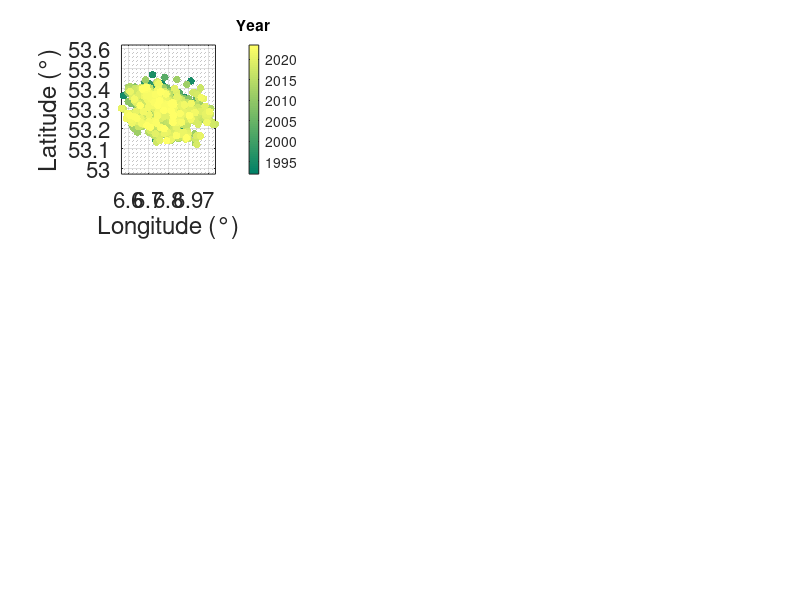

MATLAB code to generate this figure: (Note: this script raises an error after producing the figure.)
clc,clear
close all
%% Load data
D=load('Groningen.txt'); % only Decatur: (2,3):(northing,easting) and Otaniemi: (2,3):(easting,northing); other lat,lon
jkf=find(D(:,1)>=1920);
D=D(jkf,:);
time_flag=1;
timeleg=['Year'];
figure('units','normalized','position',[0.1,0.1,0.7,0.9])
MT_xlim=[1990 2024];
MT_ylim=[0 4];
b_ylim=[0.8 1];
m_croner_ylim=[3 4];

D=sortrows(D,1);
T0=D(:,1);
if time_flag==2
    T0=1:1:length(T0);
end
Lat=D(:,2);
Lon=D(:,3);
M0=D(:,5);

diffM0=diff(M0);
nonzero_elements=diffM0(diffM0~=0);
delta= min(abs(nonzero_elements))/2;

%% map
subplot(3,3,1)
scatter(Lon,Lat,30,T0,'filled');
colormap(summer);
cb=colorbar; 
if time_flag==2
    title(cb, '#');
else
    title(cb,timeleg);
end
xlabel('Longitude (°)');
ylabel('Latitude (°)');
grid on;box on;grid minor;set(gca,'fontsize',16)
axis equal


%% MFD and DMFD
dm=0.1;
% get confidenc einterval of parameters
boostrap=1000;
for k=1:boostrap
    random_Magn = M0(randi(length(M0),1,length(M0)));
    m=floor(min(random_Magn)/dm)*dm:dm:max(random_Magn);
    n0=hist(random_Magn,m);   
    [~,ind]=max(n0);
    Mc_MLE=m(ind)+0.2;
    [Mc_MBS,b_es,number]=MBS_MLE_discrete(random_Magn,delta);
    Mc=max(Mc_MLE,Mc_MBS);
    jkf=find(random_Magn-Mc>=-1e-11);
    Dm=random_Magn(jkf);
    Dm=Dm-Mc;
    Mmin=0;
    [b_GR_bt(k),loglikelihood_GR]=Estimation_GR_discrete(Dm,Mmin,delta);
    [b_TGR_bt(k),mcorner_TGR_bt(k),loglikelihood_TGR]=Estimation_TGR_gridsearch_discrete(Dm,Mmin,delta,b_GR_bt(k));
    mcorner_TGR_bt(k)=Mc+mcorner_TGR_bt(k);
    R=loglikelihood_TGR-loglikelihood_GR;
    P_LR_bt(k)=1-chi2cdf(2*R,1);
end
b_GR_percentiles = prctile(b_GR_bt, [5, 95])
b_TGR_percentiles = prctile(b_TGR_bt, [5, 95])
mcorner_TGR_percentiles = prctile(mcorner_TGR_bt, [5, 95])

% MLE 
m=floor(min(M0)/dm)*dm:dm:max(M0);
n0=hist(M0,m);   
[~,ind]=max(n0);
Mc_MLE=m(ind)+0.2;
[Mc_MBS,b_es,number]=MBS_MLE_discrete(M0,delta);
Mc=max(Mc_MLE,Mc_MBS);
jkf=find(M0-Mc>=-1e-11);
Dm=M0(jkf);
Dt=T0(jkf);
Dm=Dm-Mc;
Mmin=0;
[b_GR,loglikelihood_GR]=Estimation_GR_discrete(Dm,Mmin,delta);
[b_TGR,mcorner_TGR,loglikelihood_TGR]=Estimation_TGR_gridsearch_discrete(Dm,Mmin,delta,b_GR);
R=loglikelihood_TGR-loglikelihood_GR;
P_LR=1-chi2cdf(2*R,1);

subplot(3,3,2)
plt_single_MFD(M0,Dm,Mc,b_GR,b_TGR,mcorner_TGR,P_LR);
%{
subplot(3,3,3)
diffm=diff(M0);
diffm0=diffm(diffm>=-1e-11);
[Mc_prime,b_pos_1,number_abovemc]=MBS_MLE_discrete(diffm0,delta);
diffm=diffm0(diffm0>=Mc_prime-1e-11);
diffm=diffm-Mc_prime;
[b_pos_2,loglikelihood_GR_dm]=Estimation_GR_discrete(diffm,0,delta);
plt_single_MFD_DM(diffm0,diffm,Mc_prime,b_pos_2)
%}
%%
color_ope=[0 0 0.5;0.2 0.4 0.8;0.6 0.8 1];
Dope=load('Groningen_operation.txt');
t_ope=Dope(:,1);
out_ope=Dope(:,2)/1e8;
subplot(3,3,3)
yyaxis left
plot(t_ope,out_ope,'-','color',color_ope(1,:),'linewidth',2.5);
ylim([0 inf]);
xlabel('Year');
ylabel('Monthly Extraction (m^3\times10^8)');
grid on;box on;grid minor;set(gca,'fontsize',16)
%xlim([1981 2022])
%% EQ rate
color_mc=[ 0.8 0.2 0;1 0.6 0.2];
t4count=1991:0.1:2023.6;
for i=1:length(t4count)
    jkf=find(T0<=t4count(i));
    M_count=M0(jkf);
    EQ_count(i,1)=length(M_count);
    EQ_count(i,2)=max([length(M_count(M_count>=Mc-1e-6)),0]);
end
yyaxis right
for j=1:2
    plot(t4count,EQ_count(:,j),'-','color',color_mc(j,:),'linewidth',2.5);hold on;
end
ylabel('Culumulative Earthquake Number')
legend('Extraction','Total','m \geq 1.3','NumColumns',1,'location','Northwest');
ylim([0 2e3]);
xlim([1960 2024]);

figure('units','normalized','position',[0.1,0.1,0.7,0.9])
%% temporal evolution
Ntotal=length(Dm);
min_size=100;
max_size=1e3;
w0=ceil(Ntotal/max_size)+1:1:min([ceil(Ntotal/min_size)-1,ceil(Ntotal/max_size)+1+4]); % number of windows
[P_LR_median_eachwindow,bGR_median_eachnode,bTGR_median_eachnode,mcorner_median_eachnode]=get_temporal_MFD(Dm,delta,Mmin,min_size,max_size,w0);
mcorner_median_eachnode=mcorner_median_eachnode+Mc;
DmplusMc=Dm+Mc;

subplot(3,2,3)
median_PLR=plt_temporalMFD(T0,M0,Dt,DmplusMc,w0,P_LR_median_eachwindow,1,time_flag,timeleg);
xlim([MT_xlim(1),MT_xlim(2)]);
yyaxis left
ylim([MT_ylim(1),MT_ylim(2)]);

subplot(3,2,4)
median_bGR=plt_temporalMFD(T0,M0,Dt,DmplusMc,w0,bGR_median_eachnode,2,time_flag,timeleg);
xlim([MT_xlim(1),MT_xlim(2)]);
yyaxis left
ylim([MT_ylim(1),MT_ylim(2)]);
yyaxis right
ylim([b_ylim(1),b_ylim(2)]);

subplot(3,2,5)
median_bTGR=plt_temporalMFD(T0,M0,Dt,DmplusMc,w0,bTGR_median_eachnode,3,time_flag,timeleg);
xlim([MT_xlim(1),MT_xlim(2)]);
yyaxis left
ylim([MT_ylim(1),MT_ylim(2)]);
yyaxis right
ylim([b_ylim(1),b_ylim(2)]);

subplot(3,2,6)
median_mcorner=plt_temporalMFD(T0,M0,Dt,DmplusMc,w0,mcorner_median_eachnode,4,time_flag,timeleg);
xlim([MT_xlim(1),MT_xlim(2)]);
yyaxis left
ylim([MT_ylim(1),MT_ylim(2)]);
yyaxis right
ylim([m_croner_ylim(1),m_croner_ylim(2)]);


function [P_LR_median_eachwindow,bGR_median_eachnode,bTGR_median_eachnode,mcorner_median_eachnode]=get_temporal_MFD(x,delta,mmin,min_size,max_size,w0)
    Ntotal=length(x);
    num_rand=100; % for each w0, number of random partition
    P_LR_median_eachwindow=zeros(length(w0),Ntotal);
    bGR_median_eachnode=zeros(length(w0),Ntotal);
    bTGR_median_eachnode=zeros(length(w0),Ntotal);
    mcorner_median_eachnode=zeros(length(w0),Ntotal);
    
    for k=1:length(w0)
        w=w0(k);
        P_LR=zeros(num_rand,Ntotal);
        bGR=zeros(num_rand,Ntotal);
        bTGR=zeros(num_rand,Ntotal);
        mcorner=zeros(num_rand,w+1);
        node=zeros(num_rand,w+1);
        for i=1:num_rand
            node(i,:)=generateNumbers(w,length(x),min_size,max_size);% w+1 nodes, including the first and last events
            for j=1:w
                xx=x(node(i,j):node(i,j+1));
                [b_GR,loglikelihood_GR]=Estimation_GR_discrete(xx,mmin,delta);
                [b_TGR,mcorner_TGR,loglikelihood_TGR]=Estimation_TGR_gridsearch_discrete(xx,mmin,delta,b_GR);
                R=loglikelihood_TGR-loglikelihood_GR;
                P_LR(i,node(i,j):node(i,j+1))=1-chi2cdf(2*R,1);
                bGR(i,node(i,j):node(i,j+1))=b_GR;    
                bTGR(i,node(i,j):node(i,j+1))=b_TGR;       
                mcorner(i,node(i,j):node(i,j+1))=mcorner_TGR;       
            end
        end
        P_LR_median_eachwindow(k,:)=median(P_LR,1); 
        bGR_median_eachnode(k,:)=median(bGR,1); 
        bTGR_median_eachnode(k,:)=median(bTGR,1); 
        mcorner_median_eachnode(k,:)=median(mcorner,1);         
    end
end

function nonde_order=generateNumbers(n,Ntotal,min_size,max_size) % n is the window number
    nonde_order=zeros(1,n+1);
    target_sum=Ntotal-n*min_size; % available number for arrangement
    scaled_numbers=1e5*ones(1,n);
    while max(scaled_numbers)>=max_size-min_size
        random_numbers=rand(1,n);
        scaled_numbers=floor(random_numbers/sum(random_numbers)*target_sum); % number of events (-100) for each window
    end
    nonde_order(1)=1;
    for i=2:n
        nonde_order(i)=nonde_order(i-1)+min_size+scaled_numbers(i-1);
    end
    nonde_order(n+1)=Ntotal;
end

function [meadian_plt_variable]=plt_temporalMFD(T0,M0,Dt,DmplusMc,w0,plt_variable,plt_variable_flag,time_flag,timeleg)
    yyaxis left
    scatter(T0,M0,30,[0.75 0.75 0.75],'filled');
    hold on;
    scatter(Dt,DmplusMc,30,'k','filled');
    ylabel('Magntidue');
    if time_flag==1
        xlabel(timeleg)
    elseif time_flag==2
        xlabel('#')
    end
    ax = gca; 
    ax.YColor = 'k';

    yyaxis right
    col=autumn(length(w0));
    for k=1:length(w0)
        h(k)=plot(Dt,plt_variable(k,:),'-','color',col(k,:),'linewidth',2.5);hold on;
        leg{k}=['$w=$',num2str(w0(k))];
    end
    meadian_plt_variable=median(plt_variable,1);
    h(k+1)=plot(Dt,meadian_plt_variable,'-b','linewidth',2.5);hold on;
    
    leg{k+1}=['median'];
    if plt_variable_flag==1
        ylabel('$p$','Interpreter','latex')
        ylim([0 1]);
        legend(h,leg, 'Interpreter', 'latex','location','northwest','Numcolumns',3);
    elseif plt_variable_flag==2
        ylabel('$b_{GR}$','Interpreter','latex')
    elseif plt_variable_flag==3
        ylabel('$b_{TGR}$','Interpreter','latex')
    elseif plt_variable_flag==4
        ylabel('$m_{corner}$','Interpreter','latex')
    end  
    ax = gca; 
    ax.YColor = 'k';
    set(gca,'fontsize',16);
    grid on;box on;grid minor;
end
%}